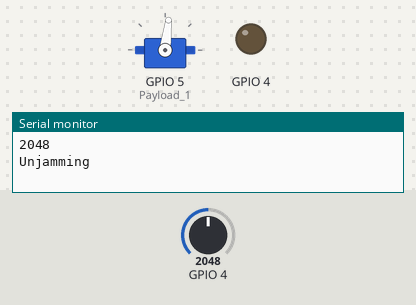
This sketch was run on a simulated ESP32. Parts: servo, output pins drawn as LEDs (lit = HIGH), the last lines printed to the serial monitor. The inputs (shaded band) are chosen by the test bench; at power-on: GPIO 4 = 2048.

Above: at 3.5 s.
At 5.5 s:
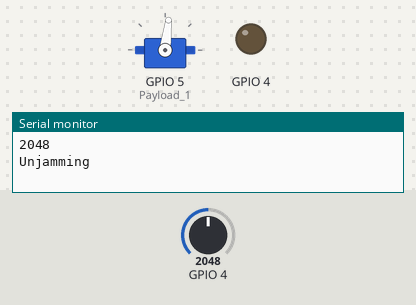
5.6 s: GPIO 4 set to 105
At 8.9 s:
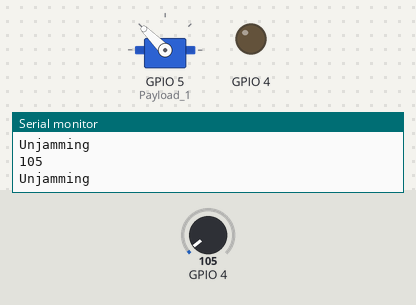
9.9 s: GPIO 4 set to 93
Timing chart, 0 to 18.9 s (numbered marks = the images above; inputs shaded):
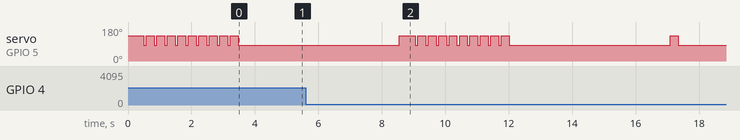

The sketch:

ramming_test.ino
```cpp
#include <ESP32Servo.h>

int RPL_1_min = 1400;
int RPL_1_max = 1940;
Servo Payload_1;

void setup() {
  // put your setup code here, to run once:
  pinMode(5, OUTPUT);
  pinMode(4, OUTPUT);
  Payload_1.attach(5);
  Serial.begin(115200);
}

void loop() {
  Payload_1.write(RPL_1_max);
  delay(250);
  Serial.println(analogRead(4));
  if (analogRead(4)>100){
    Serial.println("Unjamming");
    for (int i =0;i<10;i++){
      Payload_1.write(RPL_1_max);
      delay(250);
      Payload_1.write(RPL_1_min);
      delay(80);
    }

  }
  Payload_1.write(RPL_1_min);
  delay(5000);
//  Serial.println(analogRead(4));
//  delay(200);
}
```
